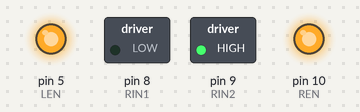
The sketch below on a simulated Arduino Uno, built with avr-gcc and run on an emulated ATmega328P. On the bench: switched loads named in the sketch (green lamp = pin HIGH), output pins drawn as LEDs (lit = HIGH). Pins used as bus, display or sensor lines are not drawn.

Above: at 0.1 s.
Timing chart, 0 to 1.6 s (numbered marks = the images above):
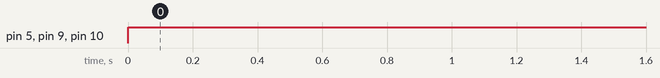

The sketch:

MOTOR.ino
```cpp
const int LIN1 = 6; //left motor pin 1
const int LIN2 = 7; //left motor pin 2
const int LEN = 5; //left motor enable
const int RIN1 = 8; //right motor pin 1
const int RIN2= 9; //right motor pin 2
const int REN = 10; //right motor enable

void setup() {
  //setup the pinmode to output as we want an output
  pinMode(LIN1, OUTPUT);
  pinMode(LIN2, OUTPUT);
  pinMode(LEN, OUTPUT);
  pinMode(RIN1, OUTPUT);
  pinMode(RIN2, OUTPUT);
  pinMode(REN, OUTPUT);
}
void loop() {

  analogWrite(LEN, 255);  // left enable pin is responsible for left motor speed
  analogWrite(REN, 255); // right enable pin is responsible for right motor speed

  digitalWrite(LIN1, HIGH); // left pin 1 when given high moves the left motor forward
  digitalWrite(LIN2, LOW); // left pin 2 when given high moves the left motor backward
  digitalWrite(RIN1, LOW); // right pin 1 when given high moves the left motor forward
  digitalWrite(RIN2, HIGH); // right pin 2 when given high moves the left motor backward

}
```

Measured:
- by itself, pin 5 (LEN), pin 9 (RIN2), pin 10 (REN): LOW → HIGH at 0.00 s
